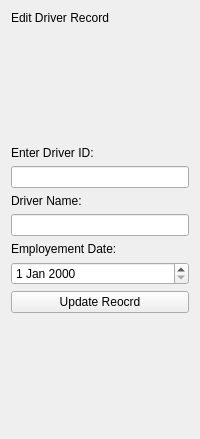
             <widget class="QWidget" name="EditDriverPage">
              <layout class="QVBoxLayout" name="verticalLayout_14">
               <item>
                <widget class="QLabel" name="label_25">
                 <property name="text">
                  <string>Edit Driver Record</string>
                 </property>
                </widget>
               </item>
               <item>
                <spacer name="verticalSpacer_13">
                 <property name="orientation">
                  <enum>Qt::Vertical</enum>
                 </property>
                 <property name="sizeHint" stdset="0">
                  <size>
                   <width>20</width>
                   <height>115</height>
                  </size>
                 </property>
                </spacer>
               </item>
               <item>
                <widget class="QLabel" name="label_23">
                 <property name="text">
                  <string>Enter Driver ID:</string>
                 </property>
                </widget>
               </item>
               <item>
                <widget class="QLineEdit" name="lineEdit_14"/>
               </item>
               <item>
                <widget class="QLabel" name="label_26">
                 <property name="text">
                  <string>Driver Name:</string>
                 </property>
                </widget>
               </item>
               <item>
                <widget class="QLineEdit" name="lineEdit_13"/>
               </item>
               <item>
                <widget class="QLabel" name="label_24">
                 <property name="text">
                  <string>Employement Date:</string>
                 </property>
                </widget>
               </item>
               <item>
                <widget class="QDateEdit" name="dateEdit_2"/>
               </item>
               <item>
                <widget class="QPushButton" name="pushButton_21">
                 <property name="text">
                  <string>Update Reocrd</string>
                 </property>
                </widget>
               </item>
               <item>
                <spacer name="verticalSpacer_14">
                 <property name="orientation">
                  <enum>Qt::Vertical</enum>
                 </property>
                 <property name="sizeHint" stdset="0">
                  <size>
                   <width>20</width>
                   <height>115</height>
                  </size>
                 </property>
                </spacer>
               </item>
              </layout>
             </widget>
